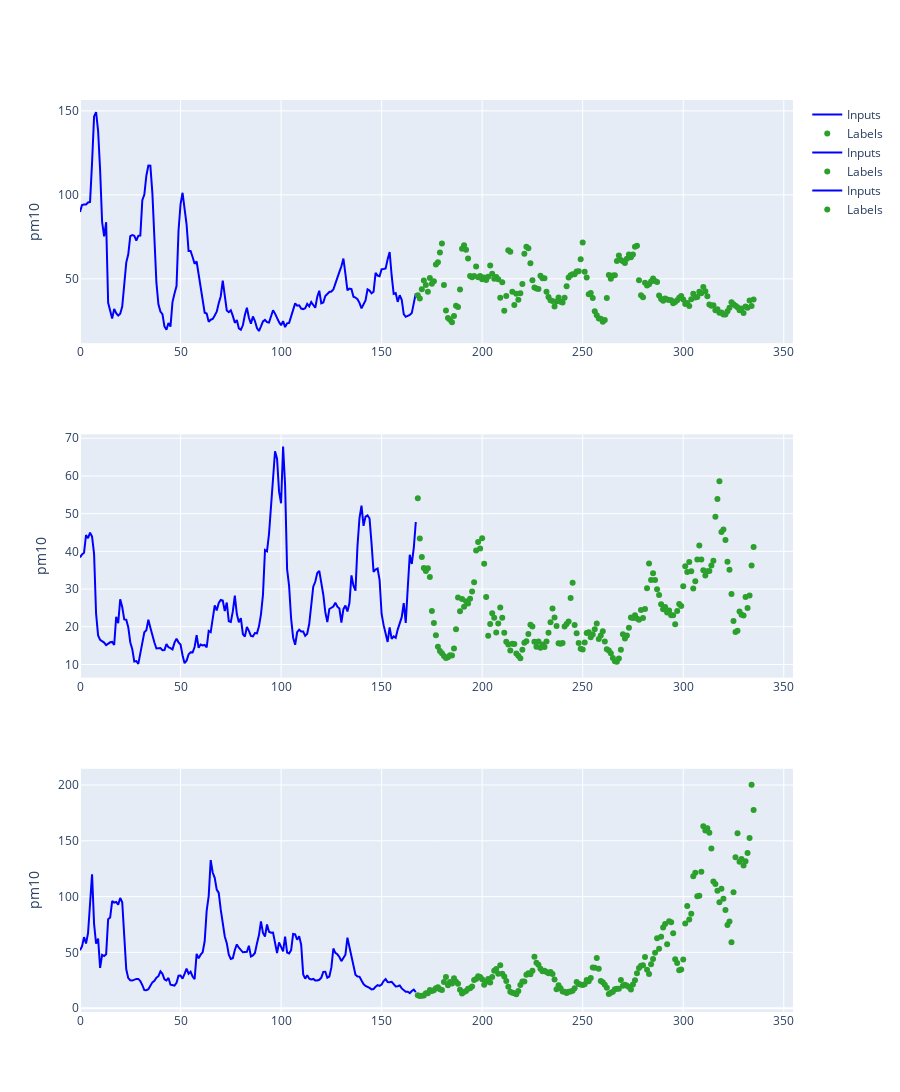

Notebook cell for this chart:
### Code cell
windowGenerator.plot()

### Figure 1 — Plotly figure (JSON) as saved in the notebook; plotly's stock layout.template omitted (floating-point values rounded to 4 significant figures; data arrays with more than 128 entries replaced by an {"elided": "..."} marker saying what was removed)
{"data": [{"marker": {"color": "blue"}, "name": "Inputs", "type": "scatter", "x": {"elided": "168 int values"}, "xaxis": "x", "y": {"elided": "168 float values"}, "yaxis": "y"}, {"marker": {"color": "#2ca02c"}, "mode": "markers", "name": "Labels", "type": "scatter", "x": {"elided": "168 int values"}, "xaxis": "x", "y": {"elided": "168 float values"}, "yaxis": "y"}, {"marker": {"color": "blue"}, "name": "Inputs", "type": "scatter", "x": {"elided": "168 int values"}, "xaxis": "x2", "y": {"elided": "168 float values"}, "yaxis": "y2"}, {"marker": {"color": "#2ca02c"}, "mode": "markers", "name": "Labels", "type": "scatter", "x": {"elided": "168 int values"}, "xaxis": "x2", "y": {"elided": "168 float values"}, "yaxis": "y2"}, {"marker": {"color": "blue"}, "name": "Inputs", "type": "scatter", "x": {"elided": "168 int values"}, "xaxis": "x3", "y": {"elided": "168 float values"}, "yaxis": "y3"}, {"marker": {"color": "#2ca02c"}, "mode": "markers", "name": "Labels", "type": "scatter", "x": {"elided": "168 int values"}, "xaxis": "x3", "y": {"elided": "168 float values"}, "yaxis": "y3"}], "layout": {"height": 1200, "xaxis": {"anchor": "y", "domain": [0, 1]}, "xaxis2": {"anchor": "y2", "domain": [0, 1]}, "xaxis3": {"anchor": "y3", "domain": [0, 1]}, "yaxis": {"anchor": "x", "domain": [0.7333, 1], "title": {"text": "pm10"}}, "yaxis2": {"anchor": "x2", "domain": [0.3667, 0.6333], "title": {"text": "pm10"}}, "yaxis3": {"anchor": "x3", "domain": [0, 0.2667], "title": {"text": "pm10"}}}}
